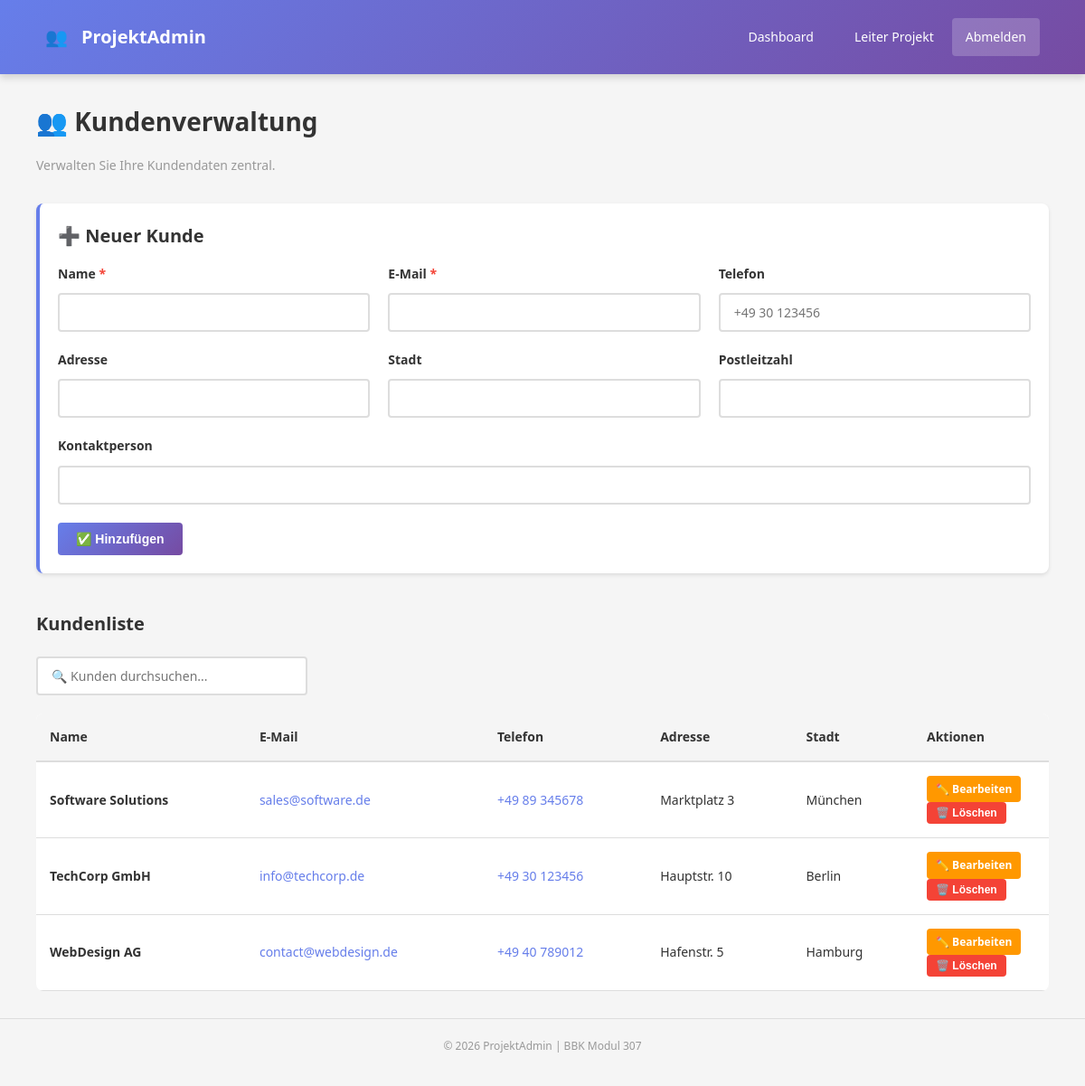
The page /pages/manage_permissions.php (signed in) on the database its author committed.
### tables this page shows
CREATE TABLE IF NOT EXISTS customers (
    id INT PRIMARY KEY AUTO_INCREMENT,
    name VARCHAR(150) NOT NULL,
    email VARCHAR(100) NOT NULL,
    phone VARCHAR(20),
    address VARCHAR(255),
    city VARCHAR(100),
    postal_code VARCHAR(10),
    contact_person VARCHAR(150),
    created_at TIMESTAMP DEFAULT CURRENT_TIMESTAMP,
    updated_at TIMESTAMP DEFAULT CURRENT_TIMESTAMP ON UPDATE CURRENT_TIMESTAMP,
    INDEX idx_name (name),
    INDEX idx_email (email)
);

### pages/manage_permissions.php (the view, shortened to what this page needs)
<?php
require '../config.php';
try {
    $stmt = $pdo->query('SELECT * FROM customers ORDER BY name');
    $customers = $stmt->fetchAll();
} catch (Exception $e) {
    $customers = [];
    $error = 'Fehler beim Laden: ' . $e->getMessage();
}
$editCustomer = null;
?>
<!DOCTYPE html>
<html lang="de">
<head>
    <link rel="stylesheet" href="../css/style.css">
    <link rel="stylesheet" href="../css/responsive.css">
</head>
<body>
    <div class="wrapper">
        <nav class="navbar">
            <div class="container">
                <div class="navbar-brand">
                    <span>👥</span>
                    <span><?php echo APP_NAME; ?></span>
                </div>
                <div class="navbar-menu">
                    <a href="../dashboard.php">Dashboard</a>
                    <div class="user-info">
                        <span><?php echo htmlspecialchars($_SESSION['user_name']); ?></span>
                        <a href="../logout.php" class="logout-btn">Abmelden</a>
                    </div>
                </div>
            </div>
        </nav>
        <main>
            <div class="container">
                <h1>👥 Kundenverwaltung</h1>
                <p style="color: var(--gray-color); margin-bottom: var(--spacing-xl);">Verwalten Sie Ihre Kundendaten zentral.</p>
                <div class="form-section">
                    <h2><?php echo $editCustomer ? '✏️ Kunde bearbeiten' : '➕ Neuer Kunde'; ?></h2>
                    <form method="POST" class="needs-validation" id="customer-form">
                        <div class="form-row">
                            <div class="form-group">
                                <label for="name">Name <span style="color: var(--danger-color);">*</span></label>
                                <input type="text" name="name" id="name" required minlength="3" maxlength="150"
                                       value="<?php echo $editCustomer['name'] ?? ''; ?>">
                            </div>
                            <div class="form-group">
                                <label for="email">E-Mail <span style="color: var(--danger-color);">*</span></label>
                                <input type="email" name="email" id="email" required
                                       value="<?php echo $editCustomer['email'] ?? ''; ?>">
                            </div>
                            <div class="form-group">
                                <label for="phone">Telefon</label>
                                <input type="tel" name="phone" id="phone"
                                       value="<?php echo $editCustomer['phone'] ?? ''; ?>"
                                       placeholder="+49 30 123456">
                            </div>
                        </div>
                        <div class="form-row">
                            <div class="form-group">
                                <label for="address">Adresse</label>
                                <input type="text" name="address" id="address"
                                       value="<?php echo $editCustomer['address'] ?? ''; ?>">
                            </div>
                            <div class="form-group">
                                <label for="city">Stadt</label>
                                <input type="text" name="city" id="city"
                                       value="<?php echo $editCustomer['city'] ?? ''; ?>">
                            </div>
                            <div class="form-group">
                                <label for="postal_code">Postleitzahl</label>
                                <input type="text" name="postal_code" id="postal_code" maxlength="10"
                                       value="<?php echo $editCustomer['postal_code'] ?? ''; ?>">
                            </div>
                        </div>
                        <div class="form-group">
                            <label for="contact_person">Kontaktperson</label>
                            <input type="text" name="contact_person" id="contact_person"
                                   value="<?php echo $editCustomer['contact_person'] ?? ''; ?>">
                        </div>
                        <button type="submit" class="btn btn-primary">
                            <?php echo $editCustomer ? '💾 Aktualisieren' : '✅ Hinzufügen'; ?>
                        </button>
                    </form>
                </div>
                <h2 style="margin-top: var(--spacing-2xl); margin-bottom: var(--spacing-lg);">Kundenliste</h2>
                <input type="text" id="customer-search" data-table-search="customers-table"
                       placeholder="🔍 Kunden durchsuchen..." style="max-width: 300px; margin-bottom: var(--spacing-lg);">
                <div class="table-responsive">
                    <table id="customers-table" class="card">
                        <thead>
                            <tr>
                                <th>Name</th>
                                <th>E-Mail</th>
                                <th>Telefon</th>
                                <th>Adresse</th>
                                <th>Stadt</th>
                                <th style="width: 150px;">Aktionen</th>
                            </tr>
                        </thead>
                        <tbody>
                            <?php foreach ($customers as $customer): ?>
                                <tr>
                                    <td><strong><?php echo htmlspecialchars($customer['name']); ?></strong></td>
                                    <td><a href="mailto:<?php echo htmlspecialchars($customer['email']); ?>"><?php echo htmlspecialchars($customer['email']); ?></a></td>
                                    <td><a href="tel:<?php echo htmlspecialchars($customer['phone']); ?>"><?php echo htmlspecialchars($customer['phone']); ?></a></td>
                                    <td><?php echo htmlspecialchars($customer['address']); ?></td>
                                    <td><?php echo htmlspecialchars($customer['city']); ?></td>
                                    <td>
                                        <a href="?edit=<?php echo $customer['id']; ?>" class="btn btn-warning btn-small">✏️ Bearbeiten</a>
                                        <form method="POST" style="display:inline;">
                                            <button type="submit" class="btn btn-danger btn-small"
                                                    onclick="return confirmDelete('diesen Kunden');">🗑️ Löschen</button>
                                        </form>
                                    </td>
                                </tr>
                            <?php endforeach; ?>
                        </tbody>
                    </table>
                </div>
            </div>
        </main>
        <footer>
            <p>&copy; 2026 <?php echo APP_NAME; ?> | BBK Modul 307</p>
        </footer>
    </div>
</body>
</html>

### css/style.css (style rules this page uses)
* { margin: 0; padding: 0; box-sizing: border-box; }
:root { --primary-color: #667eea; --primary-dark: #5568d3; --secondary-color: #764ba2; --success-color: #4CAF50; --danger-color: #f44336; --warning-color: #ff9800; --info-color: #2196F3; --light-color: #f5f5f5; --dark-color: #333; --gray-color: #999; --border-color: #ddd; --spacing-xs: 5px; --spacing-sm: 10px; --spacing-md: 15px; --spacing-lg: 20px; --spacing-xl: 30px; --spacing-2xl: 40px; --font-family: 'Segoe UI', Tahoma, Geneva, Verdana, sans-serif; --font-size-base: 14px; --font-size-lg: 16px; --font-size-xl: 20px; --font-size-2xl: 28px; --shadow-sm: 0 2px 4px rgba(0,0,0,0.1); --shadow-md: 0 4px 8px rgba(0,0,0,0.15); --shadow-lg: 0 8px 16px rgba(0,0,0,0.2); --radius-sm: 4px; --radius-md: 8px; --radius-lg: 12px; }
html { font-size: 16px; scroll-behavior: smooth; }
body { font-family: var(--font-family); font-size: var(--font-size-base); color: var(--dark-color); background: var(--light-color); line-height: 1.6; }
h1, h2, h3, h4, h5, h6 { font-weight: 600; margin-bottom: var(--spacing-md); color: var(--dark-color); }
h1 { font-size: var(--font-size-2xl); }
h2 { font-size: var(--font-size-xl); }
p { margin-bottom: var(--spacing-md); }
a { color: var(--primary-color); text-decoration: none; transition: color 0.3s ease; }
.container { max-width: 1200px; margin: 0 auto; padding: 0 var(--spacing-lg); }
.wrapper { display: flex; min-height: 100vh; flex-direction: column; }
main { flex: 1; padding: var(--spacing-xl) var(--spacing-lg); }
footer { background: var(--light-color); padding: var(--spacing-lg); text-align: center; color: var(--gray-color); font-size: 12px; border-top: 1px solid var(--border-color); }
.navbar { background: linear-gradient(135deg, #667eea 0%, #764ba2 100%); color: white; padding: var(--spacing-lg) var(--spacing-xl); box-shadow: var(--shadow-md); position: sticky; top: 0; z-index: 100; }
.navbar .container { display: flex; justify-content: space-between; align-items: center; }
.navbar-brand { font-size: var(--font-size-xl); font-weight: 700; display: flex; align-items: center; gap: var(--spacing-md); }
.navbar-menu { display: flex; gap: var(--spacing-xl); align-items: center; }
.navbar-menu a { color: white; padding: var(--spacing-sm) var(--spacing-md); border-radius: var(--radius-sm); transition: background 0.3s ease; }
.user-info { display: flex; align-items: center; gap: var(--spacing-lg); }
.logout-btn { background: rgba(255, 255, 255, 0.2); padding: var(--spacing-sm) var(--spacing-md); border-radius: var(--radius-sm); color: white !important; }
.form-group { margin-bottom: var(--spacing-lg); }
label { display: block; margin-bottom: var(--spacing-sm); font-weight: 600; color: var(--dark-color); }
input, select, textarea { width: 100%; padding: var(--spacing-sm) var(--spacing-md); border: 2px solid var(--border-color); border-radius: var(--radius-sm); font-family: var(--font-family); font-size: var(--font-size-base); transition: all 0.3s ease; background: white; }
.form-row { display: grid; grid-template-columns: repeat(auto-fit, minmax(280px, 1fr)); gap: var(--spacing-lg); }
.form-section { background: white; padding: var(--spacing-lg); border-radius: var(--radius-md); margin-bottom: var(--spacing-lg); box-shadow: var(--shadow-sm); border-left: 4px solid var(--primary-color); }
button, .btn { padding: var(--spacing-sm) var(--spacing-lg); border: none; border-radius: var(--radius-sm); font-size: var(--font-size-base); font-weight: 600; cursor: pointer; transition: all 0.3s ease; display: inline-flex; align-items: center; gap: var(--spacing-sm); }
.btn-primary { background: linear-gradient(135deg, #667eea 0%, #764ba2 100%); color: white; }
.btn-danger { background: var(--danger-color); color: white; }
.btn-warning { background: var(--warning-color); color: white; }
.btn-small { padding: 5px 10px; font-size: 12px; }
table { width: 100%; border-collapse: collapse; background: white; border-radius: var(--radius-md); overflow: hidden; }
thead { background: var(--light-color); }
th { padding: var(--spacing-md); text-align: left; font-weight: 600; border-bottom: 2px solid var(--border-color); }
td { padding: var(--spacing-md); border-bottom: 1px solid var(--border-color); }
.table-responsive { overflow-x: auto; }

### rows shown on the page
customers: name "Software Solutions", email "sales@software.de", phone "+49 89 345678", address "Marktplatz 3", city "München"
customers: name "TechCorp GmbH", email "info@techcorp.de", phone "+49 30 123456", address "Hauptstr. 10", city "Berlin"
customers: name "WebDesign AG", email "contact@webdesign.de", phone "+49 40 789012", address "Hafenstr. 5", city "Hamburg"

### other values the page prints
APP_NAME "ProjektAdmin"
$_SESSION['user_name'] "Leiter Projekt"
